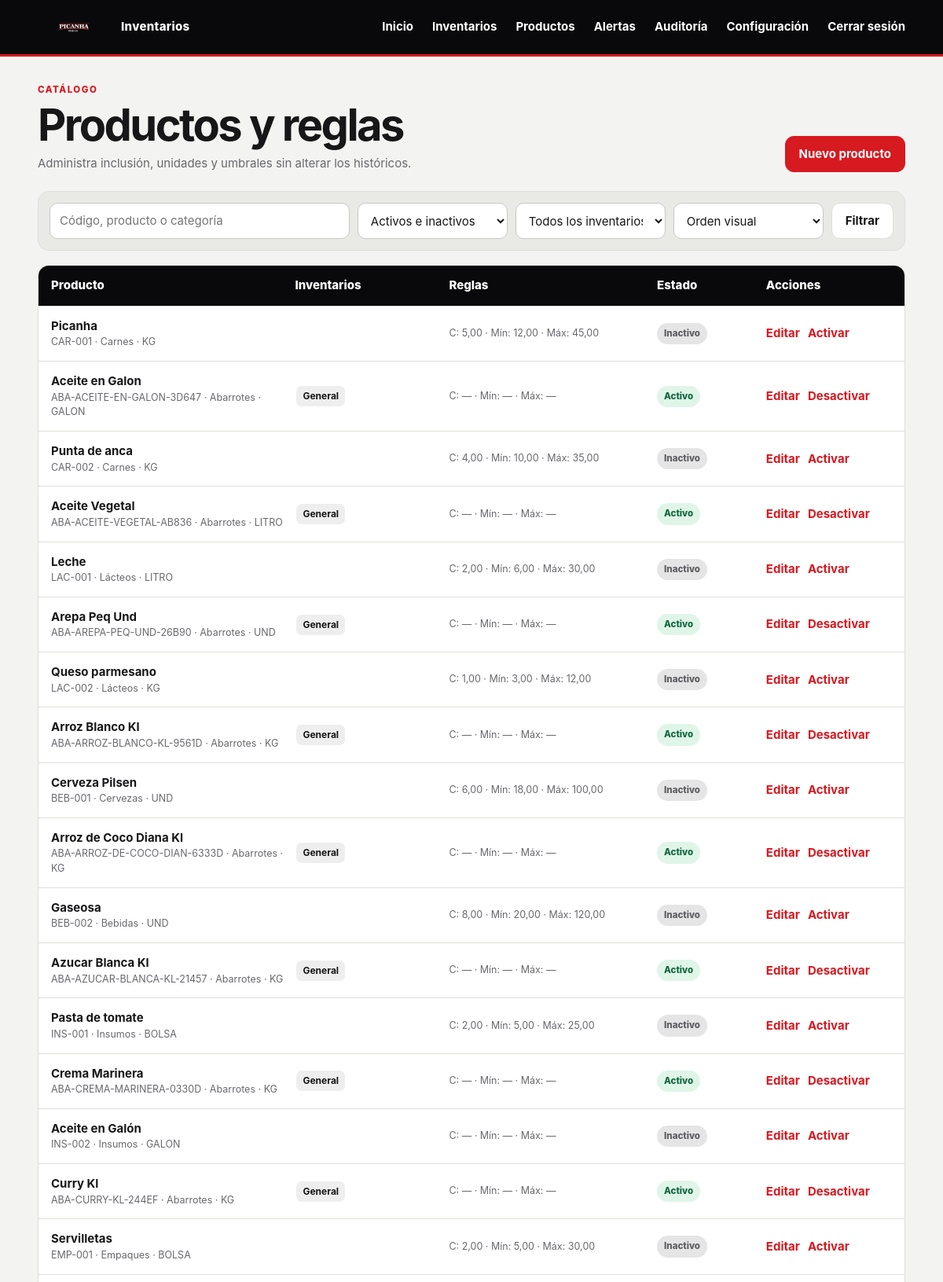
The app's page /productos/ (signed in, upper part) with its own data.
### inventarios/models.py (models this page shows, shortened)
class Product(models.Model):
    name = models.CharField("nombre", max_length=120)
    code = models.CharField("código", max_length=30, unique=True)
    category = models.CharField("categoría", max_length=80, blank=True)
    UNIT_KG = "KG"
    UNIT_UND = "UND"
    UNIT_LITRO = "LITRO"
    UNIT_BOLSA = "BOLSA"
    UNIT_PORCION = "PORCION"
    UNIT_GALON = "GALON"
    UNIT_OTHER = "OTRA"
    UNITS = [
        (UNIT_KG, "Kilogramo"),
        (UNIT_UND, "Unidad"),
        (UNIT_LITRO, "Litro"),
        (UNIT_BOLSA, "Bolsa"),
        (UNIT_PORCION, "Porción"),
        (UNIT_GALON, "Galón"),
        (UNIT_OTHER, "Otra"),
    ]
    unidad_medida = models.CharField(
        "unidad de medida", max_length=10, choices=UNITS, default=UNIT_OTHER
    )
    activo = models.BooleanField("activo", default=True)
    display_order = models.PositiveIntegerField("orden visual", default=100)
    permite_decimales = models.BooleanField("permite decimales", default=True)
    incluir_inventario_diario = models.BooleanField(
        "incluir en inventario diario", default=False
    )
    incluir_inventario_general = models.BooleanField(
        "incluir en inventario general", default=True
    )
    valor_unitario_promedio = models.DecimalField(
        "valor unitario promedio",
        max_digits=14,
        decimal_places=2,
        null=True,
        blank=True,
        validators=[MinValueValidator(0)],
    )
    observacion_costo = models.CharField(
        "observación de costo", max_length=250, blank=True
    )
    critical_qty = models.DecimalField(
        "cantidad crítica",
        max_digits=12,
        decimal_places=2,
        null=True,
        blank=True,
        validators=[MinValueValidator(0)],
    )
    minimum_qty = models.DecimalField(
        "cantidad mínima",
        max_digits=12,
        decimal_places=2,
        null=True,
        blank=True,
        validators=[MinValueValidator(0)],
    )
    maximum_qty = models.DecimalField(
        "cantidad máxima",
        max_digits=12,
        decimal_places=2,
        null=True,
        blank=True,
        validators=[MinValueValidator(0)],
    )
    require_observation_low = models.BooleanField(
        "exigir observación en crítico o bajo", default=True
    )
    require_observation_high = models.BooleanField(
        "exigir observación en alto", default=True
    )
    created_at = models.DateTimeField(auto_now_add=True)
    updated_at = models.DateTimeField(auto_now=True)
    class Meta:
        ordering = ["display_order", "category", "name"]

### inventarios/views.py (the view)
# urls.py: path("productos/", views.products, name="products"),
@role_required(Profile.ADMIN)
def products(request):
    queryset = Product.objects.all()
    query = request.GET.get("q", "")
    if query:
        queryset = queryset.filter(
            Q(name__icontains=query) | Q(code__icontains=query) | Q(category__icontains=query)
        )
    estado = request.GET.get("estado")
    if estado in {"activo", "inactivo"}:
        queryset = queryset.filter(activo=estado == "activo")
    inventory_type = request.GET.get("inventario")
    if inventory_type == "diario":
        queryset = queryset.filter(incluir_inventario_diario=True)
    elif inventory_type == "general":
        queryset = queryset.filter(incluir_inventario_general=True)
    order = request.GET.get("orden", "display_order")
    allowed_orders = {"display_order", "name", "code", "category", "-updated_at"}
    queryset = queryset.order_by(order if order in allowed_orders else "display_order")
    return render(request, "inventarios/products.html", {"products": queryset, "q": query})

### inventarios/context_processors.py (called while the page is built)
def app_context(request):
    data = {"app_settings": AppSetting.get_solo()}
    profile = getattr(request.user, "profile", None) if request.user.is_authenticated else None
    data["functional_profile"] = profile
    if profile and profile.active and profile.role == Profile.ADMIN:
        data["open_alert_count"] = Alert.objects.filter(attended=False).count()
    return data

### inventarios/models.py (called while the page is built)
    @classmethod
    def get_solo(cls):
        obj, _ = cls.objects.get_or_create(pk=1)
        return obj

### templates/inventarios/products.html (shortened to what this page needs)
{% extends "base.html" %}
{% block content %}
<div class="page-head">
  <div><span class="eyebrow">Catálogo</span><h1>Productos y reglas</h1><p>Administra inclusión, unidades y umbrales sin alterar los históricos.</p></div>
  <a class="btn primary" href="{% url 'product_create' %}">Nuevo producto</a>
</div>
<form class="filters products-filter">
  <input name="q" value="{{ q }}" placeholder="Código, producto o categoría">
  <select name="estado"><option value="">Activos e inactivos</option></select>
  <select name="inventario"><option value="">Todos los inventarios</option></select>
  <select name="orden"><option value="display_order">Orden visual</option></select>
  <button class="btn" type="submit">Filtrar</button>
</form>
<div class="detail-table products-table">
  <div class="tr header"><span>Producto</span><span>Inventarios</span><span>Reglas</span><span>Estado</span><span>Acciones</span></div>
  {% for product in products %}
  <div class="tr">
    <span data-label="Producto"><b>{{ product.name }}</b><small>{{ product.code }} · {{ product.category }} · {{ product.unidad_medida }}</small></span>
    <span data-label="Inventarios">{% if product.incluir_inventario_diario %}<i class="tag">Diario</i>{% endif %}{% if product.incluir_inventario_general %}<i class="tag">General</i>{% endif %}</span>
    <span data-label="Reglas"><small>C: {{ product.critical_qty|default_if_none:"—" }} · Mín: {{ product.minimum_qty|default_if_none:"—" }} · Máx: {{ product.maximum_qty|default_if_none:"—" }}</small></span>
    <span data-label="Estado"><i class="status {% if product.activo %}finalizado{% else %}anulado{% endif %}">{% if product.activo %}Activo{% else %}Inactivo{% endif %}</i></span>
    <span class="row-actions" data-label="Acciones"><a href="{% url 'product_edit' product.pk %}">Editar</a><form method="post" action="{% url 'product_toggle' product.pk %}">{% csrf_token %}<button class="text-button" type="submit">{% if product.activo %}Desactivar{% else %}Activar{% endif %}</button></form></span>
  </div>
  {% empty %}<div class="empty">No hay productos para estos filtros.</div>{% endfor %}
</div>
{% endblock %}

### static/css/app.css (style rules this page uses)
:root { --bg: #f3f3f1; --card: #fff; --ink: #171719; --muted: #68686f; --red: #d71920; --red-dark: #a80e14; --black: #09090b; --line: #dededb; --success: #16784a; --warning: #a35f00; --danger: #b42318; --radius: 16px; --shadow: 0 14px 38px rgba(9, 9, 11, .08); }
* { box-sizing: border-box; }
html { min-width: 320px; scroll-behavior: smooth; }
body { margin: 0; background: var(--bg); color: var(--ink); font: 15px/1.5 Inter, ui-sans-serif, system-ui, -apple-system, "Segoe UI", sans-serif; }
button, input, select, textarea { font: inherit; }
button, a { -webkit-tap-highlight-color: transparent; }
a { color: inherit; text-decoration: none; }
h1, h2, h3, p { overflow-wrap: anywhere; }
h1 { margin: 0; font-size: clamp(2rem, 5vw, 3.5rem); line-height: 1.03; letter-spacing: -.045em; }
.muted, small { color: var(--muted); }
.eyebrow { display: block; margin-bottom: 8px; color: var(--red); font-size: .72rem; font-weight: 850; letter-spacing: .13em; text-transform: uppercase; }
.page-head { display: flex; align-items: flex-end; justify-content: space-between; gap: 24px; margin-bottom: 24px; }
.page-head p { max-width: 720px; margin: 8px 0 0; color: var(--muted); }
.btn { display: inline-flex; min-height: 46px; align-items: center; justify-content: center; padding: 10px 17px; border: 1px solid var(--line); border-radius: 11px; color: var(--ink); background: #fff; font-weight: 750; cursor: pointer; }
.btn.primary { color: #fff; border-color: var(--red); background: var(--red); }
.text-button { padding: 0; border: 0; color: var(--red); background: none; font: inherit; font-weight: 750; cursor: pointer; }
.status, .result { display: inline-flex; width: fit-content; align-items: center; padding: 5px 9px; border-radius: 99px; background: #ececea; font-size: .72rem; font-style: normal; font-weight: 850; }
.status.finalizado, .result.normal { color: #12673e; background: #dff5e8; }
.status.anulado { color: #5e5e62; background: #e5e5e6; }
input, select, textarea { width: 100%; min-height: 46px; padding: 10px 12px; border: 1px solid #c7c7c4; border-radius: 10px; color: var(--ink); background: #fff; outline: none; }
.filters { display: grid; grid-template-columns: repeat(4, minmax(130px, 1fr)) auto; align-items: end; gap: 10px; margin-bottom: 18px; padding: 14px; border: 1px solid var(--line); border-radius: 14px; background: #e9e9e6; }
.filters.products-filter { grid-template-columns: 2fr repeat(3, 1fr) auto; }
.tag { display: inline-flex; margin: 2px; padding: 4px 8px; border-radius: 7px; background: #eee; font-size: .75rem; font-style: normal; font-weight: 750; }
.row-actions { display: flex; gap: 10px; }
.row-actions a { color: var(--red); font-weight: 750; }
.detail-table { overflow: hidden; border: 1px solid var(--line); border-radius: 14px; background: #fff; }
.tr { display: grid; grid-template-columns: 2fr .8fr 1fr 1.4fr; align-items: center; gap: 13px; padding: 14px 16px; border-bottom: 1px solid var(--line); }
.tr.header { color: #fff; background: var(--black); font-weight: 800; }
.tr small { display: block; color: var(--muted); }
.products-table .tr { grid-template-columns: 1.3fr .8fr 1.1fr .55fr .7fr; }

### records on screen
Product: name "Picanha", code "CAR-001", category "Carnes", unidad_medida "KG", critical_qty "5,00", minimum_qty "12,00", maximum_qty "45,00", activo "Inactivo"
Product: name "Aceite en Galon", code "ABA-ACEITE-EN-GALON-3D647", category "Abarrotes", unidad_medida "GALON", incluir_inventario_general "General", critical_qty "—", minimum_qty "—", maximum_qty "—", activo "Activo"
Product: name "Punta de anca", code "CAR-002", category "Carnes", unidad_medida "KG", critical_qty "4,00", minimum_qty "10,00", maximum_qty "35,00", activo "Inactivo"
Product: name "Aceite Vegetal", code "ABA-ACEITE-VEGETAL-AB836", category "Abarrotes", unidad_medida "LITRO", incluir_inventario_general "General", critical_qty "—", minimum_qty "—", maximum_qty "—", activo "Activo"
Product: name "Leche", code "LAC-001", category "Lácteos", unidad_medida "LITRO", critical_qty "2,00", minimum_qty "6,00", maximum_qty "30,00", activo "Inactivo"
Product: name "Arepa Peq Und", code "ABA-AREPA-PEQ-UND-26B90", category "Abarrotes", unidad_medida "UND", incluir_inventario_general "General", critical_qty "—", minimum_qty "—", maximum_qty "—", activo "Activo"
Product: name "Queso parmesano", code "LAC-002", category "Lácteos", unidad_medida "KG", critical_qty "1,00", minimum_qty "3,00", maximum_qty "12,00", activo "Inactivo"
Product: name "Arroz Blanco Kl", code "ABA-ARROZ-BLANCO-KL-9561D", category "Abarrotes", unidad_medida "KG", incluir_inventario_general "General", critical_qty "—", minimum_qty "—", maximum_qty "—", activo "Activo"
Product: name "Cerveza Pilsen", code "BEB-001", category "Cervezas", unidad_medida "UND", critical_qty "6,00", minimum_qty "18,00", maximum_qty "100,00", activo "Inactivo"
Product: name "Arroz de Coco Diana Kl", code "ABA-ARROZ-DE-COCO-DIAN-6333D", category "Abarrotes", unidad_medida "KG", incluir_inventario_general "General", critical_qty "—", minimum_qty "—", maximum_qty "—", activo "Activo"
Product: name "Gaseosa", code "BEB-002", category "Bebidas", unidad_medida "UND", critical_qty "8,00", minimum_qty "20,00", maximum_qty "120,00", activo "Inactivo"
Product: name "Azucar Blanca Kl", code "ABA-AZUCAR-BLANCA-KL-21457", category "Abarrotes", unidad_medida "KG", incluir_inventario_general "General", critical_qty "—", minimum_qty "—", maximum_qty "—", activo "Activo"
Product: name "Pasta de tomate", code "INS-001", category "Insumos", unidad_medida "BOLSA", critical_qty "2,00", minimum_qty "5,00", maximum_qty "25,00", activo "Inactivo"
Product: name "Crema Marinera", code "ABA-CREMA-MARINERA-0330D", category "Abarrotes", unidad_medida "KG", incluir_inventario_general "General", critical_qty "—", minimum_qty "—", maximum_qty "—", activo "Activo"
Product: name "Aceite en Galón", code "INS-002", category "Insumos", unidad_medida "GALON", critical_qty "—", minimum_qty "—", maximum_qty "—", activo "Inactivo"
Product: name "Curry Kl", code "ABA-CURRY-KL-244EF", category "Abarrotes", unidad_medida "KG", incluir_inventario_general "General", critical_qty "—", minimum_qty "—", maximum_qty "—", activo "Activo"
Product: name "Servilletas", code "EMP-001", category "Empaques", unidad_medida "BOLSA", critical_qty "2,00", minimum_qty "5,00", maximum_qty "30,00", activo "Inactivo"
